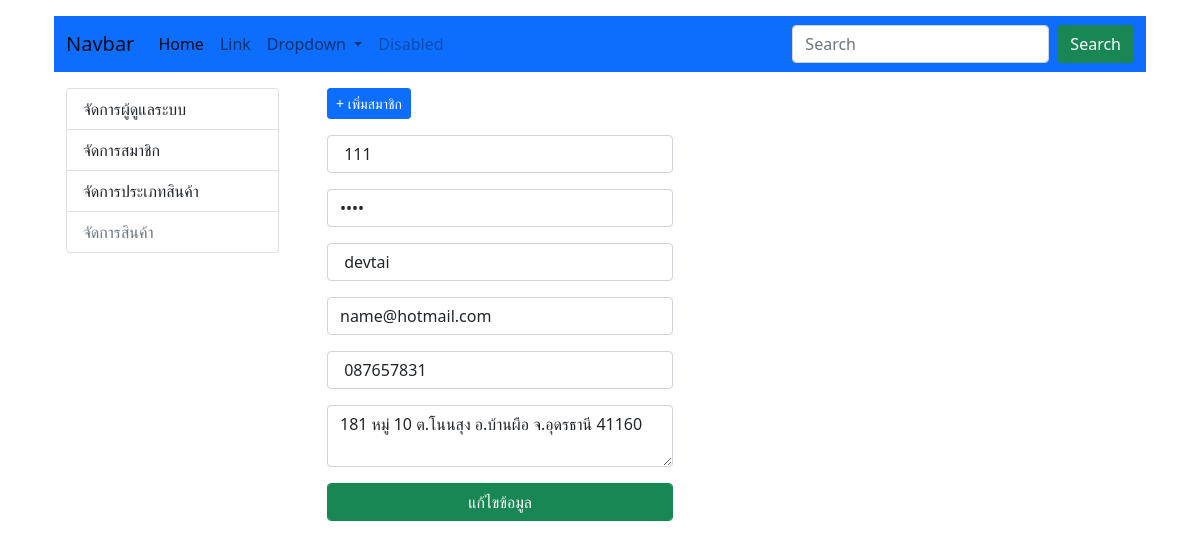
The page /member.php?act=edit&ID=1 on the database its author committed.
### tables this page shows
CREATE TABLE `tbl_member` (
  `member_id` int(11) NOT NULL,
  `m_user` varchar(20) NOT NULL,
  `m_pass` varchar(20) NOT NULL,
  `m_name` varchar(100) NOT NULL,
  `m_email` varchar(100) NOT NULL,
  `m_tel` varchar(20) NOT NULL,
  `m_address` varchar(200) NOT NULL,
  `date_save` timestamp NOT NULL DEFAULT current_timestamp()
);

### member_form_edit.php (the view, shortened to what this page needs)
<?php
include('condb.php');
$member_id = $_REQUEST["ID"];
$sql = "SELECT * FROM tbl_member WHERE member_id='$member_id' ";
$result = mysqli_query($con, $sql) or die("Error in query: $sql " . mysqli_error());
$row = mysqli_fetch_array($result);
extract($row);
?>
<?php include('h.php'); ?>
<form name="register" action="member_form_edit_db.php" method="POST" class="form-horizontal">
    <div class="form-group mt-3">
        <div class="col-sm-5" align="left">
            <input name="m_user" type="text" required class="form-control" id="m_user" value=" <?php echo $row['m_user']; ?>" placeholder="Username" pattern="^[a-zA-Z0-9]+$" title="ภาษาอังกฤษหรือตัวเลขเท่านั้น" minlength="2" />
        </div>
    </div>
    <div class="form-group mt-3">
        <div class="col-sm-5" align="left">
            <input name="m_pass" type="password" required class="form-control" id="m_pass" value=" <?php echo $row['m_pass']; ?>" placeholder="Password" pattern="^[a-zA-Z0-9]+$" minlength="2" />
        </div>
    </div>
    <div class="form-group mt-3">
        <div class="col-sm-5" align="left">
            <input name="m_name" type="text" required class="form-control" id="m_name" value=" <?php echo $row['m_name']; ?>" placeholder="ชื่อ-สกุล " />
        </div>
    </div>
    <div class="form-group mt-3">
        <div class="col-sm-5" align="left">
            <input name="m_email" type="email" class="form-control" id="m_email" value=" <?php echo $row['m_email']; ?>" placeholder=" อีเมล์ name@hotmail.com" />
        </div>
    </div>
    <div class="form-group mt-3">
        <div class="col-sm-5" align="left">
            <input name="m_tel" type="text" class="form-control" id="m_tel" value=" <?php echo $row['m_tel']; ?>" placeholder="เบอร์โทร ตัวเลขเท่านั้น" />
        </div>
    </div>
    <div class="form-group mt-3">
        <div class="col-sm-5" align="left">
            <textarea name="m_address" class="form-control" id="m_address" required><?php echo $row['m_address']; ?></textarea>
        </div>
    </div>
    <div class="form-group mt-3">
        <div class="col-sm-5" align="right">
            <button type="submit" class="btn btn-success form-control" id="btn"><span class="glyphicon glyphicon-ok"></span> แก้ไขข้อมูล </button>
        </div>
    </div>
</form>

### rows shown on the page
tbl_member: m_user "111", m_name "devtai", m_email "name@hotmail.com", m_tel "087657831", m_address "181 หมู่ 10 ต.โนนสุง อ.บ้านผือ จ.อุดรธานี 41160"
